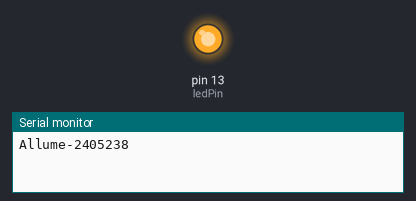
The sketch below on a simulated Arduino Uno, built with avr-gcc and run on an emulated ATmega328P. On the bench: output pins drawn as LEDs (lit = HIGH), the last lines printed to the serial monitor.

Above: at 1.0 s.
At 6.5 s:
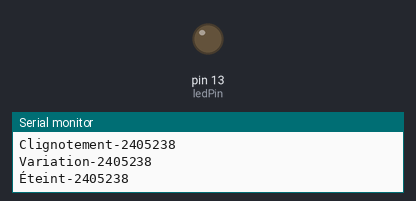
Timing chart, 0 to 9.8 s (numbered marks = the images above):
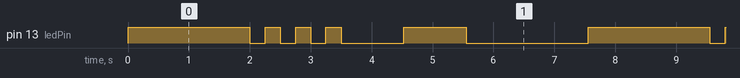

Measured:
- by itself, pin 13 (ledPin): repeats every 7.6 s: 3 × (LOW 0.25 s, HIGH 0.25 s), LOW 1.0 s, HIGH 1.0 s, LOW 2.0 s, HIGH 2.0 s
- by itself, everything shown: repeats every 7.6 s, in 10 steps

The sketch:

0sx_labo_01.ino
```cpp
//définir la broche de la DEL
const int ledPin = 13;
const float MONCHIFFRE= 3;
int resultat;
//définir l'état de la DEL
bool ledState = LOW;
int delais_d_allumage = 2000;
int delais_d_extinction = 2000;
int delais_de_clignotement = 250;
int delais_de_variation;

const String NUMERO_D_ETUDIANT="2405238";

void setup() {
  pinMode(ledPin, OUTPUT);
  Serial.begin(9600);
}

void allumer(){
    digitalWrite(ledPin, HIGH);
    Serial.print("Allume-");
    Serial.println(NUMERO_D_ETUDIANT);
    delay(delais_d_allumage);
}
void clignotement(){
    resultat =ceil(MONCHIFFRE / 2.0) + 1;

    for(int i= 0 ; i< resultat ; i++){
        digitalWrite(ledPin, LOW);
        delay(delais_de_clignotement);
        digitalWrite(ledPin, HIGH);
        delay(delais_de_clignotement);


    }
    Serial.print("Clignotement-");
    Serial.println(NUMERO_D_ETUDIANT);
}
void variation(){
    delais_de_variation = 2048/255;
    for(int i =0 ; i<=255 ; i++){
        analogWrite(ledPin, i);
        delay(delais_de_variation);

    }
    Serial.print("Variation-");
    Serial.println(NUMERO_D_ETUDIANT);
}

void eteindre(){
    digitalWrite(ledPin, LOW);
    Serial.print("Éteint-");
    Serial.println(NUMERO_D_ETUDIANT);
    delay(delais_d_extinction);

}

void loop() {
  allumer();
  clignotement();
  variation();
  eteindre();
}
```
